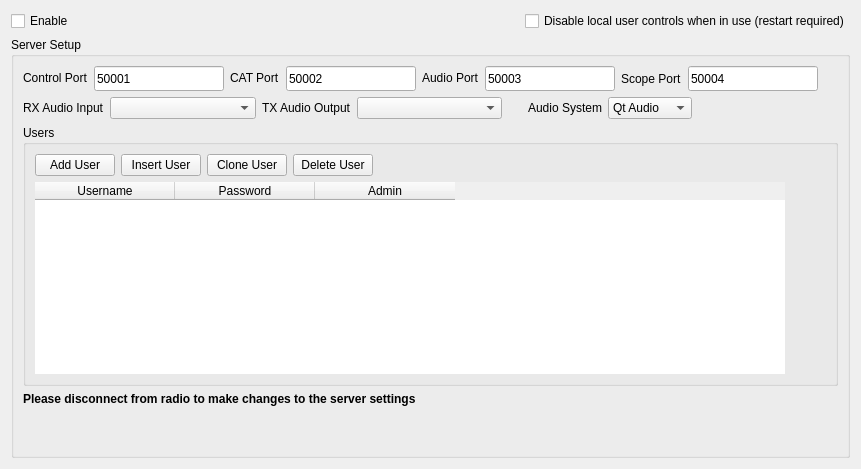
       <widget class="QWidget" name="radioServer">
        <layout class="QVBoxLayout" name="verticalLayout_27">
         <property name="sizeConstraint">
          <enum>QLayout::SetDefaultConstraint</enum>
         </property>
         <item>
          <layout class="QHBoxLayout" name="horizontalLayout_35">
           <item>
            <widget class="QCheckBox" name="serverEnableCheckbox">
             <property name="minimumSize">
              <size>
               <width>0</width>
               <height>20</height>
              </size>
             </property>
             <property name="maximumSize">
              <size>
               <width>16777215</width>
               <height>20</height>
              </size>
             </property>
             <property name="text">
              <string>Enable</string>
             </property>
            </widget>
           </item>
           <item>
            <spacer name="horizontalSpacer_24">
             <property name="orientation">
              <enum>Qt::Horizontal</enum>
             </property>
             <property name="sizeHint" stdset="0">
              <size>
               <width>20</width>
               <height>20</height>
              </size>
             </property>
            </spacer>
           </item>
           <item>
            <widget class="QCheckBox" name="serverDisableUIChk">
             <property name="text">
              <string>Disable local user controls when in use (restart required)</string>
             </property>
            </widget>
           </item>
          </layout>
         </item>
         <item>
          <layout class="QHBoxLayout" name="horizontalLayout_41">
           <item>
            <widget class="QGroupBox" name="serverSetupGroup">
             <property name="title">
              <string>Server Setup</string>
             </property>
             <layout class="QVBoxLayout" name="verticalLayout_31">
              <item>
               <layout class="QHBoxLayout" name="horizontalLayout_40">
                <item>
                 <widget class="QLabel" name="serverControlPortLabel">
                  <property name="minimumSize">
                   <size>
                    <width>0</width>
                    <height>20</height>
                   </size>
                  </property>
                  <property name="maximumSize">
                   <size>
                    <width>16777215</width>
                    <height>20</height>
                   </size>
                  </property>
                  <property name="text">
                   <string>Control Port</string>
                  </property>
                 </widget>
                </item>
                <item>
                 <widget class="AndroidLineEdit" name="serverControlPortText">
                  <property name="sizePolicy">
                   <sizepolicy hsizetype="Expanding" vsizetype="Expanding">
                    <horstretch>0</horstretch>
                    <verstretch>0</verstretch>
                   </sizepolicy>
                  </property>
                  <property name="minimumSize">
                   <size>
                    <width>130</width>
                    <height>25</height>
                   </size>
                  </property>
                  <property name="maximumSize">
                   <size>
                    <width>130</width>
                    <height>25</height>
                   </size>
                  </property>
                  <property name="inputMask">
                   <string>99999</string>
                  </property>
                  <property name="text">
                   <string>50001</string>
                  </property>
                  <property name="frame">
                   <bool>true</bool>
                  </property>
                 </widget>
                </item>
                <item>
                 <widget class="QLabel" name="serverCATPortLabel">
                  <property name="sizePolicy">
                   <sizepolicy hsizetype="Preferred" vsizetype="Fixed">
                    <horstretch>0</horstretch>
                    <verstretch>0</verstretch>
                   </sizepolicy>
                  </property>
                  <property name="minimumSize">
                   <size>
                    <width>0</width>
                    <height>20</height>
                   </size>
                  </property>
                  <property name="maximumSize">
                   <size>
                    <width>16777215</width>
                    <height>20</height>
                   </size>
                  </property>
                  <property name="text">
                   <string>CAT Port</string>
                  </property>
                 </widget>
                </item>
                <item>
                 <widget class="AndroidLineEdit" name="serverCivPortText">
                  <property name="minimumSize">
                   <size>
                    <width>130</width>
                    <height>25</height>
                   </size>
                  </property>
                  <property name="maximumSize">
                   <size>
                    <width>130</width>
                    <height>25</height>
                   </size>
                  </property>
                  <property name="inputMask">
                   <string>99999</string>
                  </property>
                  <property name="text">
                   <string>50002</string>
                  </property>
                 </widget>
                </item>
                <item>
                 <widget class="QLabel" name="serverAudioPortLabel">
                  <property name="minimumSize">
                   <size>
                    <width>0</width>
                    <height>20</height>
                   </size>
                  </property>
                  <property name="maximumSize">
                   <size>
                    <width>16777215</width>
                    <height>20</height>
                   </size>
                  </property>
                  <property name="text">
                   <string>Audio Port</string>
                  </property>
                 </widget>
                </item>
                <item>
                 <widget class="AndroidLineEdit" name="serverAudioPortText">
                  <property name="minimumSize">
                   <size>
                    <width>130</width>
                    <height>25</height>
                   </size>
                  </property>
                  <property name="maximumSize">
                   <size>
                    <width>130</width>
                    <height>25</height>
                   </size>
                  </property>
                  <property name="inputMask">
                   <string>99999</string>
                  </property>
                  <property name="text">
                   <string>50003</string>
                  </property>
                 </widget>
                </item>
                <item>
                 <widget class="QLabel" name="serverScopePortLabel">
                  <property name="text">
                   <string>Scope Port</string>
                  </property>
                 </widget>
                </item>
                <item>
                 <widget class="AndroidLineEdit" name="serverScopePortText">
                  <property name="minimumSize">
                   <size>
                    <width>130</width>
                    <height>25</height>
                   </size>
                  </property>
                  <property name="maximumSize">
                   <size>
                    <width>130</width>
                    <height>25</height>
                   </size>
                  </property>
                  <property name="inputMask">
                   <string>99999</string>
                  </property>
                  <property name="text">
                   <string>50004</string>
                  </property>
                 </widget>
                </item>
                <item>
                 <spacer name="horizontalSpacer_25">
                  <property name="orientation">
                   <enum>Qt::Horizontal</enum>
                  </property>
                  <property name="sizeHint" stdset="0">
                   <size>
                    <width>20</width>
                    <height>20</height>
                   </size>
                  </property>
                 </spacer>
                </item>
               </layout>
              </item>
              <item>
               <layout class="QHBoxLayout" name="serverAudioHorizLayout">
                <item>
                 <widget class="QLabel" name="label_33">
                  <property name="text">
                   <string>RX Audio Input</string>
                  </property>
                 </widget>
                </item>
                <item>
                 <widget class="QComboBox" name="serverRXAudioInputCombo">
                  <property name="sizePolicy">
                   <sizepolicy hsizetype="Expanding" vsizetype="Fixed">
                    <horstretch>0</horstretch>
                    <verstretch>0</verstretch>
                   </sizepolicy>
                  </property>
                  <property name="minimumSize">
                   <size>
                    <width>100</width>
                    <height>0</height>
                   </size>
                  </property>
                 </widget>
                </item>
                <item>
                 <widget class="QLabel" name="label_34">
                  <property name="text">
                   <string>TX Audio Output</string>
                  </property>
                 </widget>
                </item>
                <item>
                 <widget class="QComboBox" name="serverTXAudioOutputCombo">
                  <property name="sizePolicy">
                   <sizepolicy hsizetype="Expanding" vsizetype="Fixed">
                    <horstretch>0</horstretch>
                    <verstretch>0</verstretch>
                   </sizepolicy>
                  </property>
                  <property name="minimumSize">
                   <size>
                    <width>100</width>
                    <height>0</height>
                   </size>
                  </property>
                 </widget>
                </item>
                <item>
                 <spacer name="horizontalSpacer_5">
                  <property name="orientation">
                   <enum>Qt::Horizontal</enum>
                  </property>
                  <property name="sizeType">
                   <enum>QSizePolicy::Fixed</enum>
                  </property>
                  <property name="sizeHint" stdset="0">
                   <size>
                    <width>20</width>
                    <height>20</height>
                   </size>
                  </property>
                 </spacer>
                </item>
                <item>
                 <widget class="QLabel" name="label_44">
                  <property name="text">
                   <string>Audio System</string>
                  </property>
                 </widget>
                </item>
                <item>
                 <widget class="QComboBox" name="audioSystemServerCombo">
                  <item>
                   <property name="text">
                    <string>Qt Audio</string>
                   </property>
                  </item>
                  <item>
                   <property name="text">
                    <string>PortAudio</string>
                   </property>
                  </item>
                  <item>
                   <property name="text">
                    <string>RT Audio</string>
                   </property>
                  </item>
                 </widget>
                </item>
                <item>
                 <spacer name="horizontalSpacer_16">
                  <property name="orientation">
                   <enum>Qt::Horizontal</enum>
                  </property>
                  <property name="sizeHint" stdset="0">
                   <size>
                    <width>40</width>
                    <height>20</height>
                   </size>
                  </property>
                 </spacer>
                </item>
               </layout>
              </item>
              <item>
               <layout class="QHBoxLayout" name="horizontalLayout_32">
                <item>
                 <widget class="QGroupBox" name="groupBox_2">
                  <property name="title">
                   <string>Users</string>
                  </property>
                  <layout class="QVBoxLayout" name="verticalLayoutUsers">
                   <item>
                    <layout class="QHBoxLayout" name="usersButtonLayout">
                     <item>
                      <widget class="QPushButton" name="serverUsersAddBtn">
                       <property name="text">
                        <string>Add User</string>
                       </property>
                      </widget>
                     </item>
                     <item>
                      <widget class="QPushButton" name="serverUsersInsertBtn">
                       <property name="text">
                        <string>Insert User</string>
                       </property>
                      </widget>
                     </item>
                     <item>
                      <widget class="QPushButton" name="serverUsersCloneBtn">
                       <property name="text">
                        <string>Clone User</string>
                       </property>
                      </widget>
                     </item>
                     <item>
                      <widget class="QPushButton" name="serverUsersDeleteBtn">
                       <property name="text">
                        <string>Delete User</string>
                       </property>
                      </widget>
                     </item>
                     <item>
                      <spacer name="usersButtonSpacer">
                       <property name="orientation">
                        <enum>Qt::Horizontal</enum>
                       </property>
                       <property name="sizeHint" stdset="0">
                        <size>
                         <width>40</width>
                         <height>20</height>
                        </size>
                       </property>
                      </spacer>
                     </item>
                    </layout>
                   </item>
                   <item>
                    <widget class="tableWidget" name="serverUsersTable">
                     <property name="sizePolicy">
                      <sizepolicy hsizetype="Expanding" vsizetype="Expanding">
                       <horstretch>0</horstretch>
                       <verstretch>0</verstretch>
                      </sizepolicy>
                     </property>
                     <property name="minimumSize">
                      <size>
                       <width>400</width>
                       <height>160</height>
                      </size>
                     </property>
                     <property name="maximumSize">
                      <size>
                       <width>750</width>
                       <height>330</height>
                      </size>
                     </property>
                     <property name="frameShape">
                      <enum>QFrame::NoFrame</enum>
                     </property>
                     <property name="lineWidth">
                      <number>1</number>
                     </property>
                     <property name="midLineWidth">
                      <number>0</number>
                     </property>
                     <property name="editTriggers">
                      <set>QAbstractItemView::NoEditTriggers</set>
                     </property>
                     <property name="columnCount">
                      <number>3</number>
                     </property>
                     <attribute name="horizontalHeaderCascadingSectionResizes">
                      <bool>false</bool>
                     </attribute>
                     <attribute name="horizontalHeaderDefaultSectionSize">
                      <number>140</number>
                     </attribute>
                     <attribute name="horizontalHeaderShowSortIndicator" stdset="0">
                      <bool>false</bool>
                     </attribute>
                     <attribute name="horizontalHeaderStretchLastSection">
                      <bool>false</bool>
                     </attribute>
                     <attribute name="verticalHeaderVisible">
                      <bool>false</bool>
                     </attribute>
                     <attribute name="verticalHeaderShowSortIndicator" stdset="0">
                      <bool>false</bool>
                     </attribute>
                     <attribute name="verticalHeaderStretchLastSection">
                      <bool>false</bool>
                     </attribute>
                     <column>
                      <property name="text">
                       <string>Username</string>
                      </property>
                     </column>
                     <column>
                      <property name="text">
                       <string>Password</string>
                      </property>
                     </column>
                     <column>
                      <property name="text">
                       <string>Admin</string>
                      </property>
                     </column>
                    </widget>
                   </item>
                  </layout>
                 </widget>
                </item>
               </layout>
              </item>
              <item>
               <layout class="QHBoxLayout" name="horizontalLayout_15">
                <item>
                 <widget class="QLabel" name="serverDisconnectLabel">
                  <property name="text">
                   <string>&lt;html&gt;&lt;head/&gt;&lt;body&gt;&lt;p&gt;&lt;span style=&quot; font-weight:700;&quot;&gt;Please disconnect from radio to make changes to the server settings&lt;/span&gt;&lt;/p&gt;&lt;/body&gt;&lt;/html&gt;</string>
                  </property>
                 </widget>
                </item>
               </layout>
              </item>
              <item>
               <spacer name="verticalSpacer_7">
                <property name="orientation">
                 <enum>Qt::Vertical</enum>
                </property>
                <property name="sizeHint" stdset="0">
                 <size>
                  <width>20</width>
                  <height>40</height>
                 </size>
                </property>
               </spacer>
              </item>
             </layout>
            </widget>
           </item>
          </layout>
         </item>
        </layout>
       </widget>
